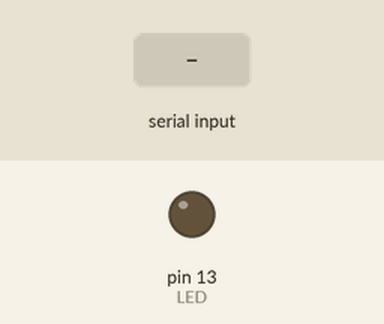
Recording of a sketch running on a simulated Arduino Uno, built with avr-gcc and run on an emulated ATmega328P. Parts: output pins drawn as LEDs (lit = HIGH). The inputs (shaded band) are chosen by the test bench.

Above: at 1.2 s.
1.3 s: "1" received over the second serial link
At 1.8 s:
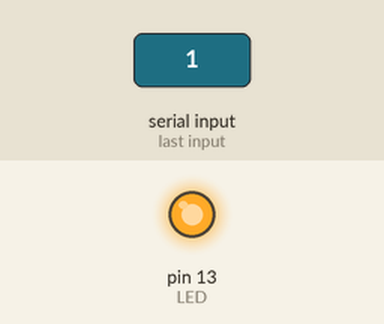
2.8 s: "0" received over the second serial link
At 4.2 s:
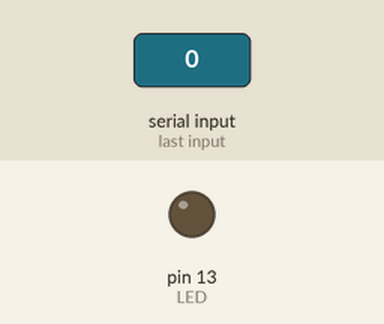
Timing chart, 0 to 5.8 s (numbered marks = the images above; inputs shaded):
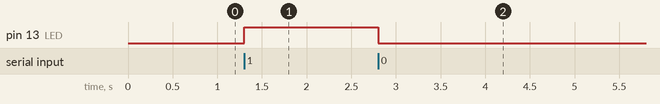

The sketch:

BLUETOOTH_ESCLAVO_PRENDER_LED.ino
```cpp
///ESCLAVO
#include <SoftwareSerial.h>

SoftwareSerial BTSerial(10, 11); // RX, TX
int LED = 13; // LED en el pin 13

void setup() {
  pinMode(LED, OUTPUT); // Configura el pin LED como salida
  BTSerial.begin(9600); // Configura la comunicación serial con el módulo HC-05
}

void loop() {
  if (BTSerial.available()) { // Si se recibe algún dato desde el módulo HC-05
    char c = BTSerial.read(); // Lee el primer byte recibido
    if (c == '1') { // Si el byte es '1'
      digitalWrite(LED, HIGH); // Enciende el LED
    } else if (c == '0') { // Si el byte es '0'
      digitalWrite(LED, LOW); // Apaga el LED
    }
  }
}
```

Measured:
- after the input at 1.3 s, pin 13 (LED): LOW → HIGH at once
- after the input at 2.8 s, pin 13 (LED): HIGH → LOW at once
